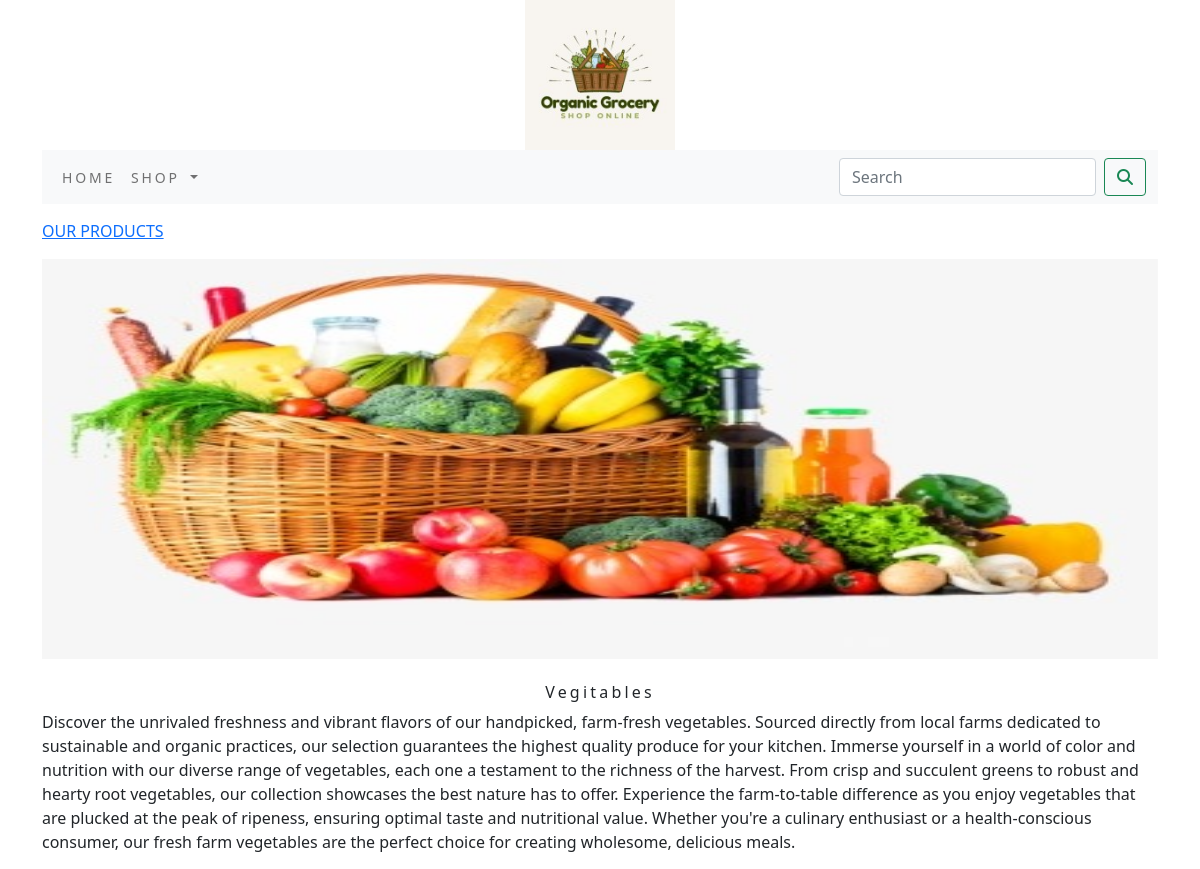
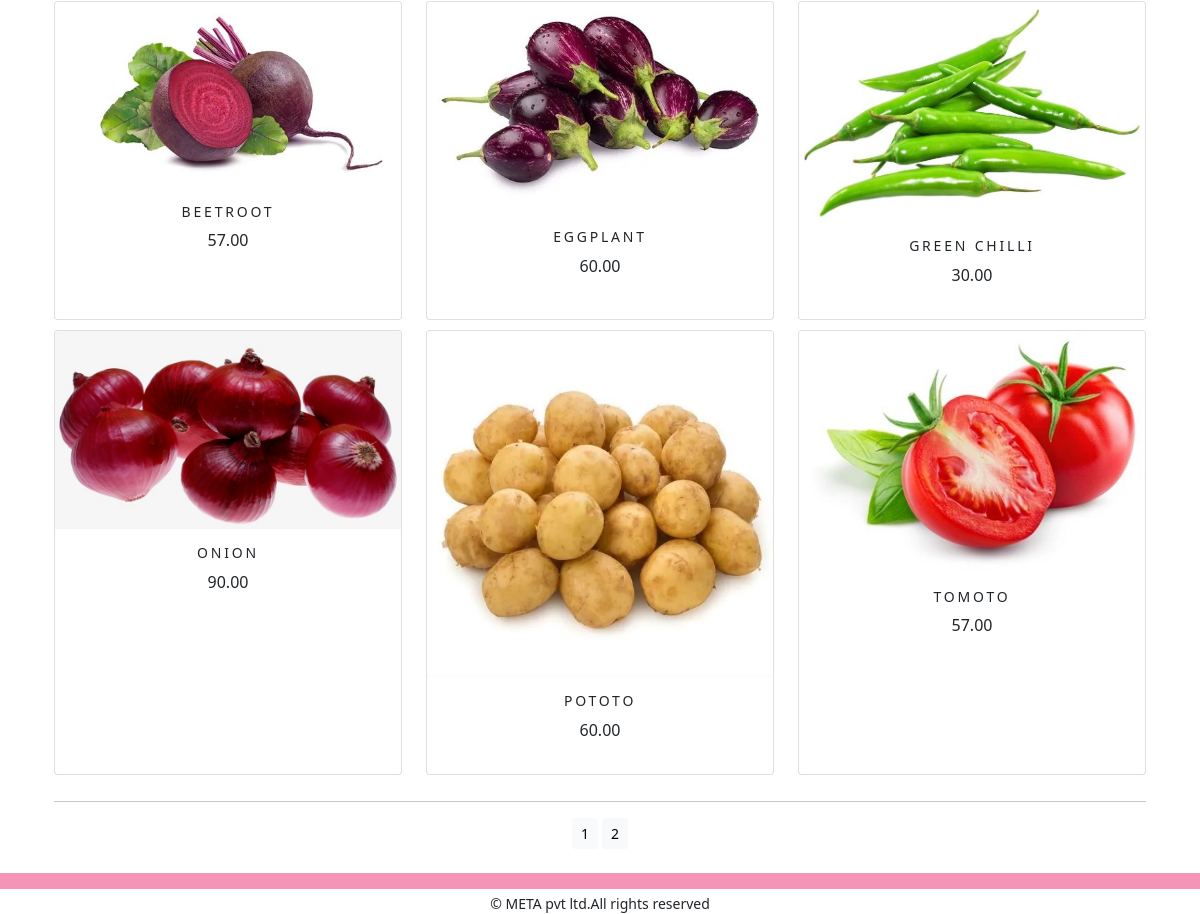
/shop/vegitables/, run on the app's committed database (2 pictures, top to bottom).
### shop/models.py (models this page shows, shortened)
class Category(models.Model):
    name = models.CharField(max_length=250, unique=True)
    slug = models.SlugField(max_length=250, unique=True)
    description = models.TextField(blank=True)
    image = models.ImageField(upload_to='category', blank=True)
    class Meta:
        ordering = ("name",)
        verbose_name = 'category'
        verbose_name_plural = 'categories'
    def get_url(self):
        return reverse('shop:products_by_category',args=[self.slug])

class Product(models.Model):
    name = models.CharField(max_length=250, unique=True)
    slug = models.SlugField(max_length=258, unique=True)
    description = models.TextField(blank=True)
    price = models.DecimalField(max_digits=10, decimal_places=2)
    category = models.ForeignKey(Category, on_delete=models.CASCADE)
    image = models.ImageField(upload_to='product', blank=True)
    stock = models.IntegerField()
    available = models.BooleanField(default=True)
    created = models.DateTimeField(auto_now_add=True)
    updated = models.DateTimeField(auto_now=True)
    def get_url(self):
        return reverse('shop:prodCatdetail',args=[self.category.slug,self.slug])
    class Meta:
        ordering = ("name",)
        verbose_name = 'product'
        verbose_name_plural = 'products'

### shop/views.py (the view)
# urls.py: path('',views.allProdCat,name='allProdCat'),
def allProdCat(request, c_slug=None):
    c_page = None
    products_list= None
    if c_slug is not None:
        c_page = get_object_or_404(Category, slug=c_slug)
        products_list= Product.objects.filter(category=c_page, available=True)
    else:
        products_list= Product.objects.filter(available=True)
    paginator=Paginator(products_list,6)
    try:
        page=int(request.GET.get('page','1'))
    except:
        page=1
    try:
        products=paginator.page(page)
    except ( EmptyPage,InvalidPage):
        products=paginator.page(paginator,)
    return render(request, 'category.html', {'category': c_page, 'products': products})

### cart/context_processors.py (called while the page is built)
def counter(request):
    item_count = 0
    if 'admin' in request.path:
        return {}
    else:
        try:
            cart = Cart.objects.get(cart_id=_cart_id(request))
            cart_items = CartItem.objects.filter(cart=cart)
            for cart_item in cart_items:
                item_count += cart_item.quantity
        except Cart.DoesNotExist:
            item_count = 0
    return {'item_count': item_count}

### cart/views.py (called while the page is built)
def _cart_id(request):
    cart = request.session.session_key
    if not cart:
        cart = request.session.create()
    return cart

### shop/context_processors.py (called while the page is built)
def menu_links(request):
    links=Category.objects.all()
    return dict(links=links)

### templates/category.html (shortened to what this page needs)
{% extends 'base.html' %}
{% load static %}
{% block content %}
{% if category %}
    <div>
        <div class="row my_row_class">
            <div class="mx-auto">
                <p><a href="{% url 'shop:allProdCat' %}">OUR PRODUCTS</a></p>
            </div>
        </div>
    </div>
{% endif %}
<div class="mx_auto">
    {% if category %}
        <div>
            <img class="my_image" src="{{category.image.url}}" alt="{{category.name}}" style="width: 100%; height: 400px;">
        </div>
        <br>
        <div>
            <h1 class="text-center my_title">{{category.name}}</h1>
            <p class="text-justify">{{category.description}}</p>
        </div>
    {% endif %}
</div>
<div class="container">
    <div class="row mx_auto">
        {% for product in products.object_list %}
            <div class="my_bottom_margin col-12 col-sm-6 col-md-4">
                <div class="card text-center" style="min-width: 14rem; height: 100%;">
                    <a href="{{product.get_url}}">
                        <img class="card-img-top my_image" src="{{product.image.url}}" alt="{{product.name}}">
                    </a>
                    <div class="card-body">
                        <h4>{{product.name}}</h4>
                        <p>{{product.price}}</p>
                    </div>
                </div>
            </div>
        {% endfor %}
    </div>
    <div  class="mx-auto">
        {% if products.paginator.num_pages > 1 %}
        <hr>
        <div class="text-center">
            {% for pg in products.paginator.page_range %}
              <a href="?page={{pg}}" class="btn btn-light btn-sm {% if products.number == pg %} active {% endif %}">{{pg}}</a>
            {% endfor %}
        </div>
        {% endif %}
    </div>
    <br>
</div>
{% endblock %}

### static/css/custom.css (style rules this page uses)
body { font-family: 'Libre Baskerville', serif; font-family: 'Roboto', sans-serif; }
.my_row_class { padding-top:15px; }
.my_image { width:100%; height:auto; }
.my_title { font-size:16px; text_transform:uppercase; letter-spacing:.2em; }
.my_bottom_margin { margin-bottom:10px; }
.card-body h4 { font-size:14px; text-transform:uppercase; letter-spacing:.2em; }

### data on the page
Category: image (picture), name "Vegitables", description "Discover the unrivaled freshness and vibrant flavors of our handpicked, farm-fresh vegetables. Sourced directly from local farms dedicated to sustainable and organic practices, our selection guarantees the highest quality produce for your kitchen. Immerse yourself in a world of color and nutrition with our diverse range of vegetables, each one a testament to the richness of the harvest. From crisp and succulent greens to robust and hearty root vegetables, our collection showcases the best nature has to offer. Experience the farm-to-table difference as you enjoy vegetables that are plucked at the peak of ripeness, ensuring optimal taste and nutritional value. Whether you're a culinary…"
Product: image (picture), name "BEETROOT", price "57.00"
Product: image (picture), name "EGGPLANT", price "60.00"
Product: image (picture), name "GREEN CHILLI", price "30.00"
Product: image (picture), name "ONION", price "90.00"
Product: image (picture), name "POTOTO", price "60.00"
Product: image (picture), name "TOMOTO", price "57.00"

### other printed values
{{ pg }} "1" "2"
